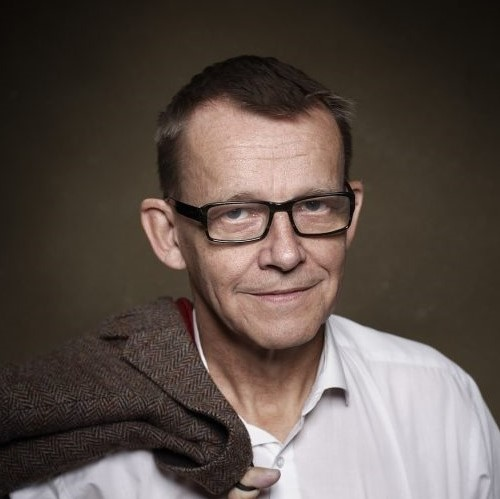
#> input picture HansRosling/HansRosling.jpg, 500 x 499 px, found by its file name
$ jupyter execute --allow-errors 'Image Compression with SVD.ipynb'
#> lines starting #> are read from the running program, lines starting #| are printed output that depends on the picture
[cell 1]
import numpy
from PIL import Image
import matplotlib.pyplot as plt
import numpy as np
import seaborn as sns
from skimage.metrics import structural_similarity as ssim

# FUNCTION DEFINTIONS:

# open the image and return 3 matrices, each corresponding to one channel (R, G and B channels)
def openImage(imagePath):
#> called with imagePath = 'HansRosling.jpg'
    imOrig = Image.open(imagePath)
#> imOrig is the input picture: PIL image 500x499 RGB; mean R, G, B 91.3, 79.4, 72.8
    im = numpy.array(imOrig)

    aRed = im[:, :, 0]
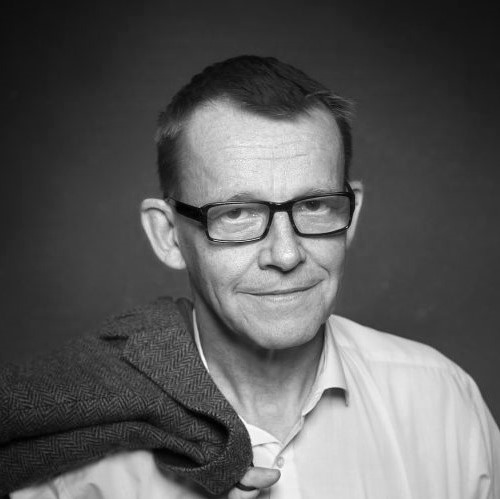
#> aRed: shape (499, 500); min 0, max 255, mean 91.3
    aGreen = im[:, :, 1]
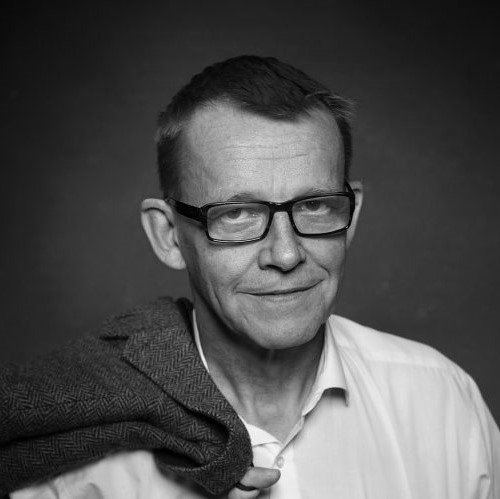
#> aGreen: shape (499, 500); min 0, max 249, mean 79.4
    aBlue = im[:, :, 2]

    return [aRed, aGreen, aBlue, imOrig]

# compress the matrix of a single channel
def compressSingleChannel(channelDataMatrix, singularValuesLimit):
#> called with singularValuesLimit = 200
    uChannel, sChannel, vhChannel = numpy.linalg.svd(channelDataMatrix)
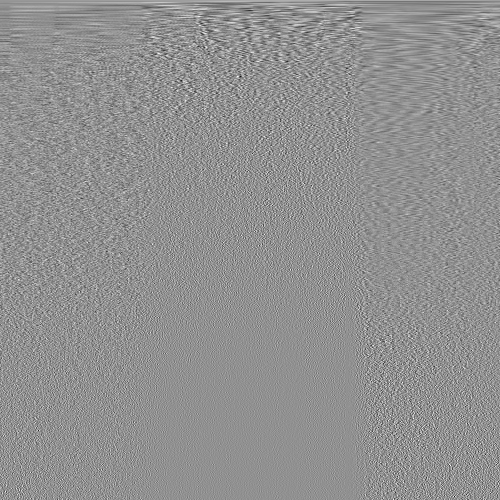
#> vhChannel: shape (500, 500) float64; min -0.322, max 0.243, mean 0.000115; drawn with min black and max white
#> sChannel = 499 values, max 52154.9 at index 0, min 0.0147 at index 498, mean 334.3
    aChannelCompressed = numpy.zeros((channelDataMatrix.shape[0], channelDataMatrix.shape[1]))
    k = singularValuesLimit

    leftSide = numpy.matmul(uChannel[:, 0:k], numpy.diag(sChannel)[0:k, 0:k])
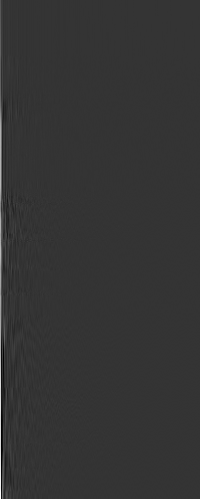
#> leftSide: shape (499, 200) float64; min -977.9, max 3812.4, mean 11.4; drawn with min black and max white
    aChannelCompressedInner = numpy.matmul(leftSide, vhChannel[0:k, :])
    aChannelCompressed = aChannelCompressedInner.astype('uint8')
    return aChannelCompressed


# MAIN PROGRAM:
print('*** Image Compression using SVD - a demo')
aRed, aGreen, aBlue, originalImage = openImage('HansRosling.jpg')

# image width and height:
imageWidth = 500
imageHeight = 499

# number of singular values to use for reconstructing the compressed image
singularValuesLimit = 200

aRedCompressed = compressSingleChannel(aRed, singularValuesLimit)
aGreenCompressed = compressSingleChannel(aGreen, singularValuesLimit)
#> call 2 of compressSingleChannel, with singularValuesLimit = 200
#> in compressSingleChannel (call 2), `uChannel, sChannel, vhChannel = numpy.linalg.svd(channelDataMatrix)`:
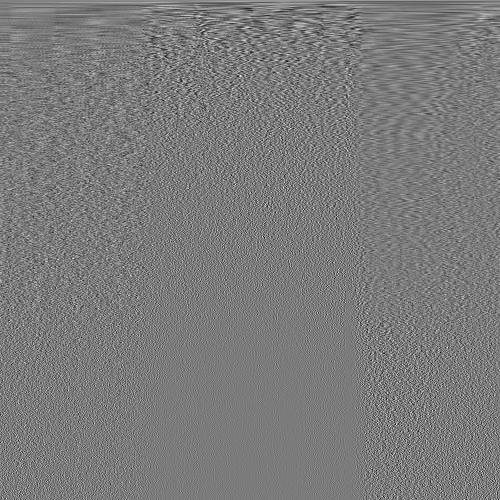
#> vhChannel: shape (500, 500) float64; min -0.254, max 0.271, mean 0.000143; drawn with min black and max white
#> in compressSingleChannel (call 2), `uChannel, sChannel, vhChannel = numpy.linalg.svd(channelDataMatrix)`: sChannel = 499 values, max 46505.8 at index 0, min 0.0104 at index 498, mean 315.6
aBlueCompressed = compressSingleChannel(aBlue, singularValuesLimit)
#> call 3 of compressSingleChannel, with singularValuesLimit = 200
#> in compressSingleChannel (call 3), `uChannel, sChannel, vhChannel = numpy.linalg.svd(channelDataMatrix)`:
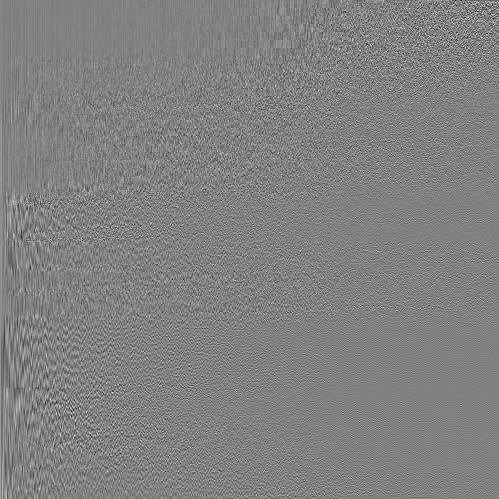
#> uChannel: shape (499, 499) float64; min -0.372, max 0.36, mean 0.000103; drawn with min black and max white
#> in compressSingleChannel (call 3), `uChannel, sChannel, vhChannel = numpy.linalg.svd(channelDataMatrix)`:
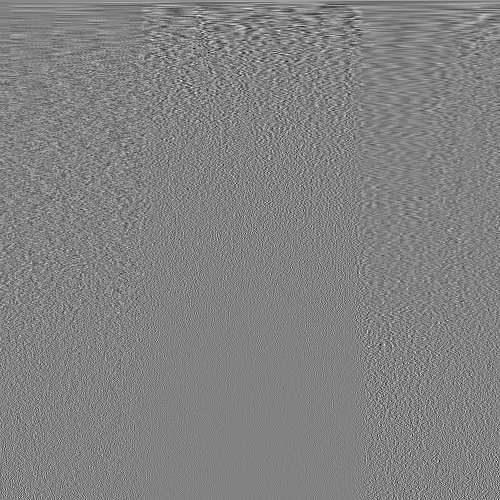
#> vhChannel: shape (500, 500) float64; min -0.261, max 0.25, mean 0.00012; drawn with min black and max white
#> in compressSingleChannel (call 3), `uChannel, sChannel, vhChannel = numpy.linalg.svd(channelDataMatrix)`: sChannel = 499 values, max 44690.2 at index 0, min 0.0275 at index 498, mean 315.3

imr = Image.fromarray(aRedCompressed, mode=None)
img = Image.fromarray(aGreenCompressed, mode=None)
imb = Image.fromarray(aBlueCompressed, mode=None)

newImage = Image.merge("RGB", (imr, img, imb))
plt.rcParams['figure.figsize']=[16,8]
plt.imshow(originalImage)
plt.show()
plt.imshow(newImage)
plt.show()

#originalImage.show()
#newImage.show()

originalImage.size
newImage.save("C:\\Users\\ASUS\\Desktop\\HansRosling-new.jpeg")

[cell 2]
# CALCULATE AND DISPLAY THE COMPRESSION RATIO
mr = imageHeight
mc = imageWidth

originalSize = mr * mc * 3
compressedSize = singularValuesLimit * (1 + mr + mc) * 3

print('original size:')
print(originalSize)

print('compressed size:')
print(compressedSize)

print('Ratio compressed size / original size:')
ratio = compressedSize * 1.0 / originalSize
print(ratio)

print('Compressed image size is ' + str(round(ratio * 100, 2)) + '% of the original image ')
print('DONE - Compressed the image! Over and out!')

print(originalImage.size)
#| (500, 499)
print(newImage.size)
#| (500, 499)

[cell 3]
def mse(imageA, imageB):
	# the 'Mean Squared Error' between the two images is the
	# sum of the squared difference between the two images;
	# NOTE: the two images must have the same dimension
	err = np.sum((imageA.astype("float") - imageB.astype("float")) ** 2)
	err /= float(imageA.shape[0] * imageA.shape[1])

	# return the MSE, the lower the error, the more "similar"
	# the two images are
	return err

def compare_images(originalImage, newImage, title):
	# compute the mean squared error and structural similarity
	# index for the images
	m = mse(originalImage, newImage)
	s = ssim(originalImage, newImage)
	# setup the figure
	fig = plt.figure(title)
	plt.suptitle("MSE: %.2f, SSIM: %.2f" % (m, s))
	# show first image
	ax = fig.add_subplot(1, 2, 1)
	plt.imshow(originalImage, cmap = plt.cm.gray)
	plt.axis("off")
	# show the second image
	ax = fig.add_subplot(1, 2, 2)
	plt.imshow(newImage, cmap = plt.cm.gray)
	plt.axis("off")
	# show the images
	plt.show()

#> (a cell that did not finish here is left out)

[cell 5]
import PIL
#> (the rest of this cell did not finish here and is left out)

#> (a cell that did not finish here is left out)

[cell 7]
img = Image.open("HansRosling.jpg")
red_band =img.getdata(band=0)
# convert to numpy array
img_mat = np.array(list(red_band), float)
img_mat.size
# get image shape
img_mat.shape = (img.size[1], img.size[0])
# conver to 1d-array to matrix
img_mat = np.matrix(img_mat)
img_mat
fig, axs = plt.subplots(1, 2,figsize=(10,10))
axs[0].imshow(img)
axs[0].set_title('Original Image', size=16)
axs[1].imshow(img_mat)
axs[1].set_title(' "R" band image', size=16)
plt.tight_layout()
#plt.savefig('Original_image_and_R_band_image_for_SVD.jpg',dpi=150)

[cell 8]
# scale the image matrix befor SVD
img_mat_scaled= (img_mat-img_mat.mean())/img_mat.std()
# Perform SVD using np.linalg.svd
U, s, V = np.linalg.svd(img_mat_scaled)
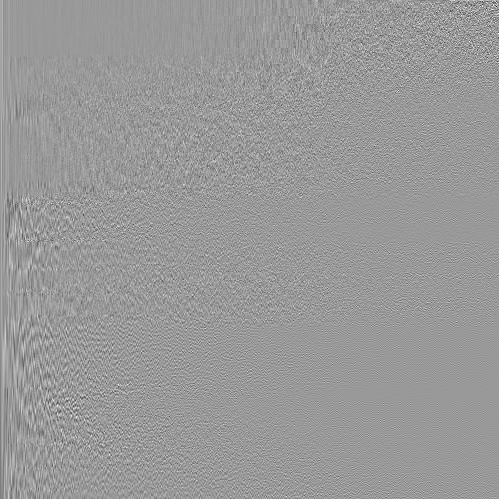
#> U: shape (499, 499) float64; min -0.462, max 0.306, mean 7.66e-05; drawn with min black and max white
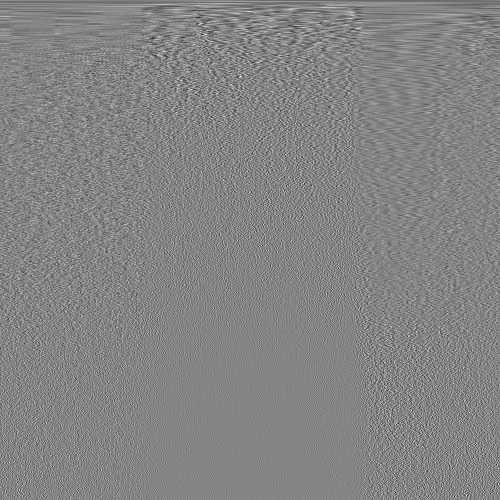
#> V: shape (500, 500) float64; min -0.324, max 0.3, mean -0.000125; drawn with min black and max white
#> s = 499 values, max 337 at index 0, min 0.000236 at index 498, mean 4.37
U.shape
V.shape
s

# Compute Variance explained by each singular vector
var_explained = np.round(s**2/np.sum(s**2), decimals=3)
#> var_explained = 499 values, max 0.455 at index 0, min 0 at index 30, mean 0.00198
# Variance explained top Singular vectors
var_explained[0:50]
sns.barplot(x=list(range(1,51)),
            y=var_explained[0:50], color="dodgerblue")
plt.xlabel('Singular Vector', fontsize=16)
plt.ylabel('Variance Explained', fontsize=16)
plt.tight_layout()
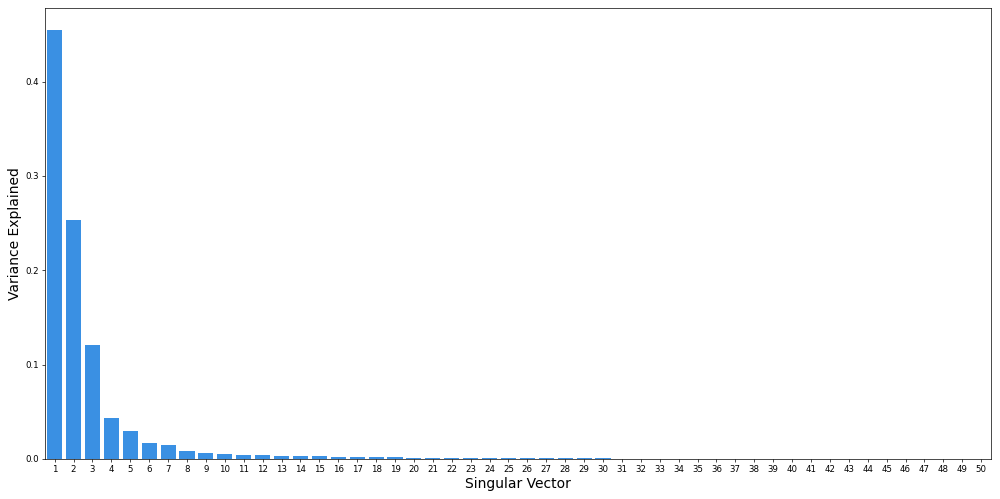
#> figure drawn by matplotlib, 1 panel; tallest bar 0.455 high, from x = -0.4 to 0.4

[cell 9]
#plt.savefig('svd_scree_plot.png',dpi=150, figsize=(8,6))
#plt.savefig("Line_Plot_with_Pandas_Python.jpg")

##Reconstructing Image with top-K Singular vectors
num_components = 200
reconst_img_5 = np.matrix(U[:, :num_components]) * np.diag(s[:num_components]) * np.matrix(V[:num_components, :])
plt.imshow(reconst_img_5)
#plt.savefig('reconstructed_image_with_5_SVs.png',dpi=150, figsize=(8,6))
